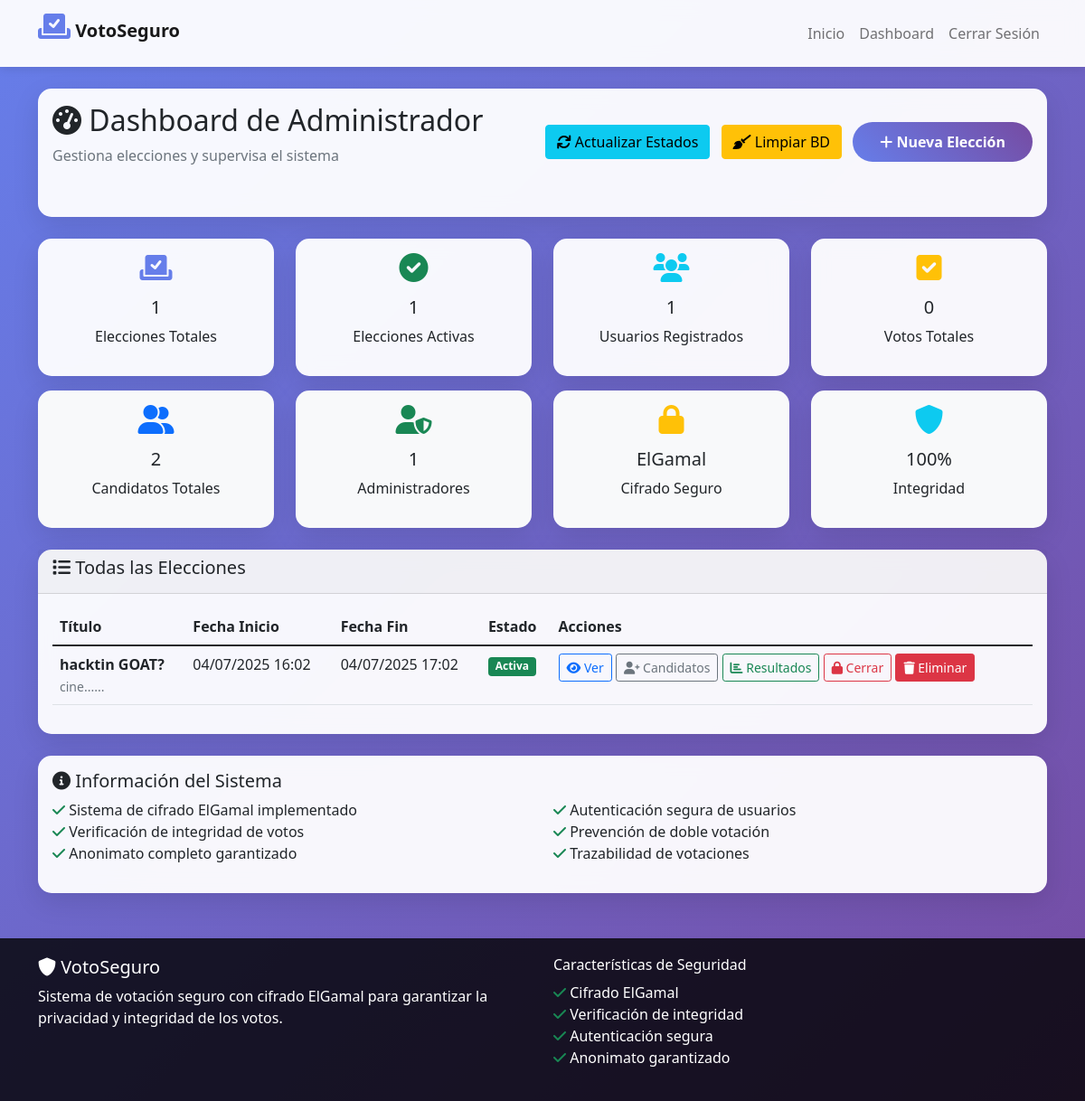
/dashboard (signed in), run on an earlier commit of the app's database.
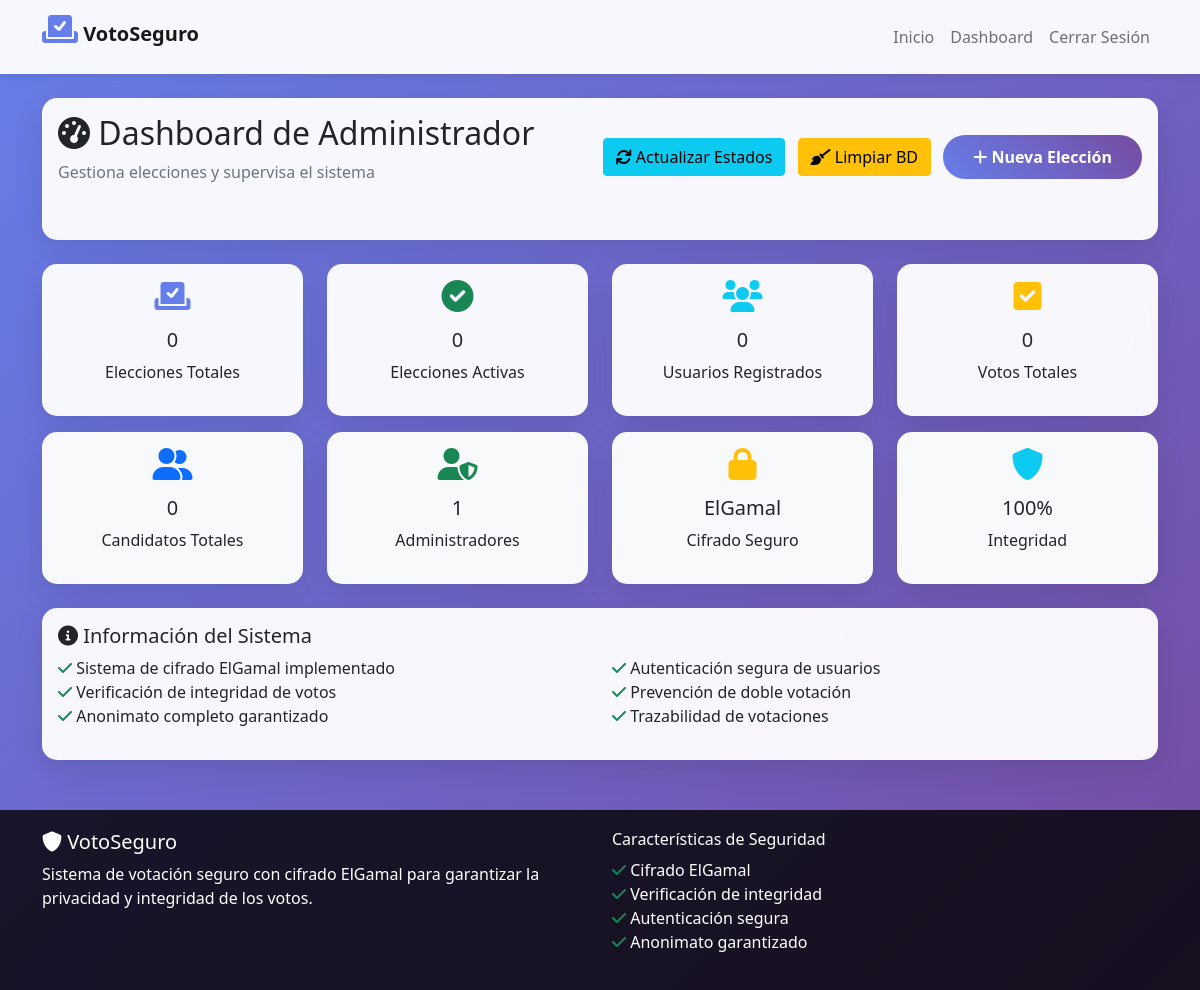
And on a later commit of the database.
### app.py (models this page shows)
class Election(db.Model):
    id = db.Column(db.Integer, primary_key=True)
    title = db.Column(db.String(200), nullable=False)
    description = db.Column(db.Text)
    start_date = db.Column(db.DateTime, nullable=False)
    end_date = db.Column(db.DateTime, nullable=False)
    is_active = db.Column(db.Boolean, default=True)
    public_key = db.Column(db.Text)  # Store as JSON string
    private_key = db.Column(db.Text)  # Store as JSON string (only for admin)
    created_at = db.Column(db.DateTime, default=datetime.now)

### app.py (the view)
@app.route('/dashboard')
@login_required
def dashboard():
    update_election_status()  # Update election status before showing
    if current_user.is_admin:
        elections = Election.query.all()
        db_stats = {
            'total_elections': Election.query.count(),
            'active_elections': Election.query.filter_by(is_active=True).count(),
            'total_candidates': Candidate.query.count(),
            'total_votes': Vote.query.count(),
            'total_users': User.query.filter_by(is_admin=False).count(),
            'admin_users': User.query.filter_by(is_admin=True).count()
        }
        return render_template('admin_dashboard.html', elections=elections, db_stats=db_stats)
    else:
        active_elections = Election.query.filter_by(is_active=True).all()
        return render_template('user_dashboard.html', elections=active_elections)

### app.py (called while the page is built)
@login_manager.user_loader
def load_user(user_id):
    return User.query.get(int(user_id))

def update_election_status():
    now = datetime.now()
    expired_elections = Election.query.filter(
        Election.is_active == True,
        Election.end_date < now
    ).all()
    for election in expired_elections:
        election.is_active = False
        print(f"Elección '{election.title}' cerrada automáticamente - terminó el {election.end_date}")
    if expired_elections:
        db.session.commit()
        print(f"Se cerraron {len(expired_elections)} elecciones automáticamente")
    return len(expired_elections)

### templates/admin_dashboard.html (shortened to what the changed rows need)
{% extends "base.html" %}
{% block content %}
<div class="row">
    <div class="col-12">
        <div class="card">
            <div class="card-body">
                <div class="d-flex justify-content-between align-items-center mb-4">
                    <div>
                        <h2><i class="fas fa-tachometer-alt"></i> Dashboard de Administrador</h2>
                    </div>
                </div>
            </div>
        </div>
    </div>
</div>
<div class="row mt-4">
    <div class="col-md-3">
        <div class="card text-center">
            <div class="card-body">
                <i class="fas fa-vote-yea crypto-icon"></i>
                <h5>{{ db_stats.total_elections }}</h5>
                <p>Elecciones Totales</p>
            </div>
        </div>
    </div>
    <div class="col-md-3">
        <div class="card text-center">
            <div class="card-body">
                <i class="fas fa-check-circle crypto-icon text-success"></i>
                <h5>{{ db_stats.active_elections }}</h5>
                <p>Elecciones Activas</p>
            </div>
        </div>
    </div>
    <div class="col-md-3">
        <div class="card text-center">
            <div class="card-body">
                <i class="fas fa-users crypto-icon text-info"></i>
                <h5>{{ db_stats.total_users }}</h5>
                <p>Usuarios Registrados</p>
            </div>
        </div>
    </div>
</div>
<div class="row mt-3">
    <div class="col-md-3">
        <div class="card text-center bg-light">
            <div class="card-body">
                <i class="fas fa-user-friends crypto-icon text-primary"></i>
                <h5>{{ db_stats.total_candidates }}</h5>
                <p>Candidatos Totales</p>
            </div>
        </div>
    </div>
</div>
{% if elections %}
<div class="row mt-4">
    <div class="col-12">
        <div class="card">
            <div class="card-header">
                <h5><i class="fas fa-list"></i> Todas las Elecciones</h5>
            </div>
            <div class="card-body">
                <div class="table-responsive">
                    <table class="table table-hover">
                        <thead>
                            <tr>
                                <th>Título</th>
                                <th>Fecha Inicio</th>
                                <th>Fecha Fin</th>
                                <th>Estado</th>
                                <th>Acciones</th>
                            </tr>
                        </thead>
                        <tbody>
                            {% for election in elections %}
                            <tr>
                                <td>
                                    <strong>{{ election.title }}</strong>
                                    <br>
                                    <small class="text-muted">{{ election.description[:50] }}...</small>
                                </td>
                                <td>{{ election.start_date.strftime('%d/%m/%Y %H:%M') }}</td>
                                <td>{{ election.end_date.strftime('%d/%m/%Y %H:%M') }}</td>
                                <td>
                                    {% if election.is_active %}
                                        <span class="badge bg-success">Activa</span>
                                    {% else %}
                                        <span class="badge bg-secondary">Cerrada</span>
                                    {% endif %}
                                </td>
                                <td>
                                    <a href="{{ url_for('view_election', election_id=election.id) }}" class="btn btn-sm btn-outline-primary">
                                        <i class="fas fa-eye"></i> Ver
                                    </a>
                                    <a href="{{ url_for('add_candidate', election_id=election.id) }}" class="btn btn-sm btn-outline-secondary">
                                        <i class="fas fa-user-plus"></i> Candidatos
                                    </a>
                                    <a href="{{ url_for('view_results', election_id=election.id) }}" class="btn btn-sm btn-outline-success">
                                        <i class="fas fa-chart-bar"></i> Resultados
                                    </a>
                                    {% if election.is_active %}
                                        <form method="POST" action="{{ url_for('close_election', election_id=election.id) }}" style="display: inline;">
                                            <button type="submit" class="btn btn-sm btn-outline-danger" onclick="return confirm('¿Estás seguro de que quieres cerrar esta elección?')">
                                                <i class="fas fa-lock"></i> Cerrar
                                            </button>
                                        </form>
                                    {% endif %}
                                    <form method="POST" action="{{ url_for('delete_election', election_id=election.id) }}" style="display: inline;">
                                        <button type="submit" class="btn btn-sm btn-danger" onclick="return confirm('¿Estás seguro de que quieres ELIMINAR esta elección?\n\nEsta acción no se puede deshacer.\n\nNOTA: Solo se pueden eliminar elecciones sin votos.')">
                                            <i class="fas fa-trash"></i> Eliminar
                                        </button>
                                    </form>
                                </td>
                            </tr>
                            {% endfor %}
                        </tbody>
                    </table>
                </div>
            </div>
        </div>
    </div>
</div>
{% endif %}
{% endblock %}

What changed in the data, as far as the page shows it:
removed Election: title "hacktin GOAT?", description "cine...", start_date "04/07/2025 16:02", end_date "04/07/2025 17:02", is_active "Activa"
Also different on the page:
{{ db_stats.total_elections }}: "1" → "0"
{{ db_stats.active_elections }}: "1" → "0"
{{ db_stats.total_users }}: "1" → "0"
{{ db_stats.total_candidates }}: "2" → "0"
text no longer shown: "Todas las Elecciones Título Fecha Inicio Fecha Fin Estado Acciones"
